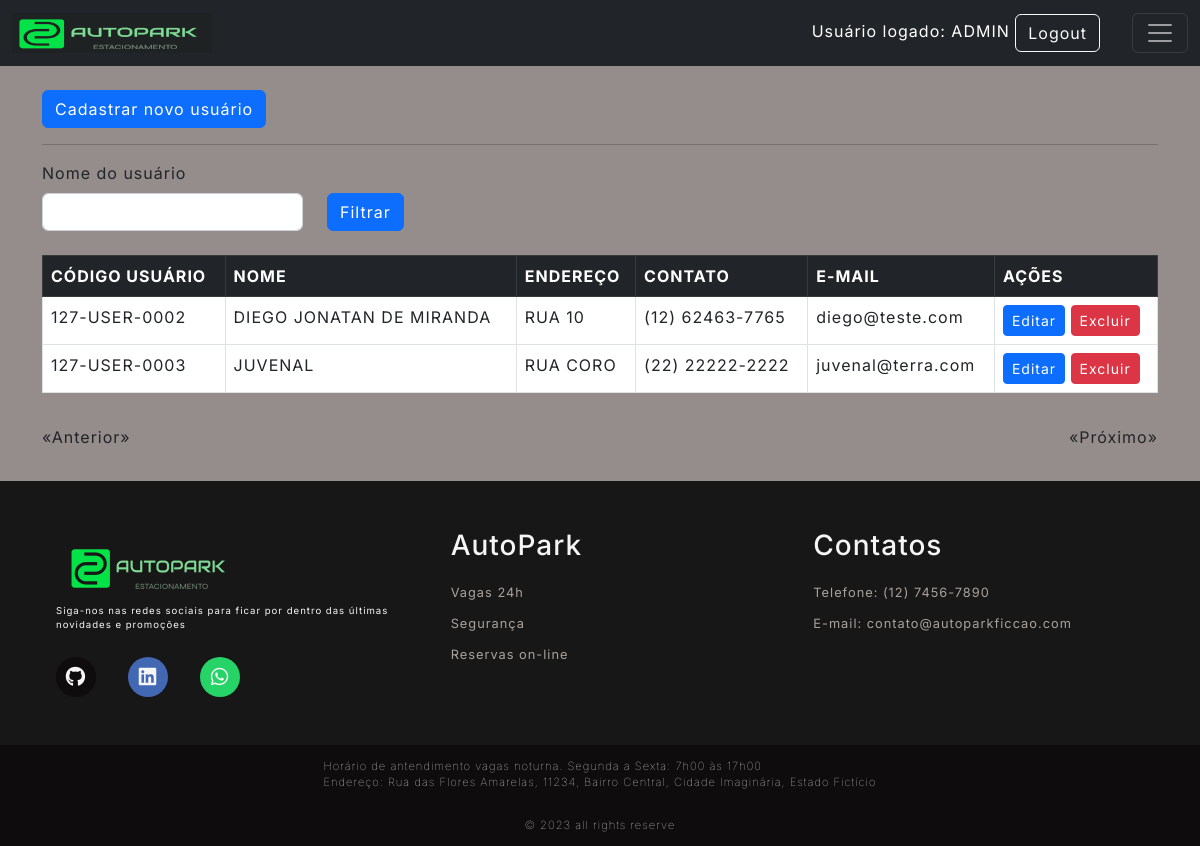
The app's page /user/list (signed in), older data.
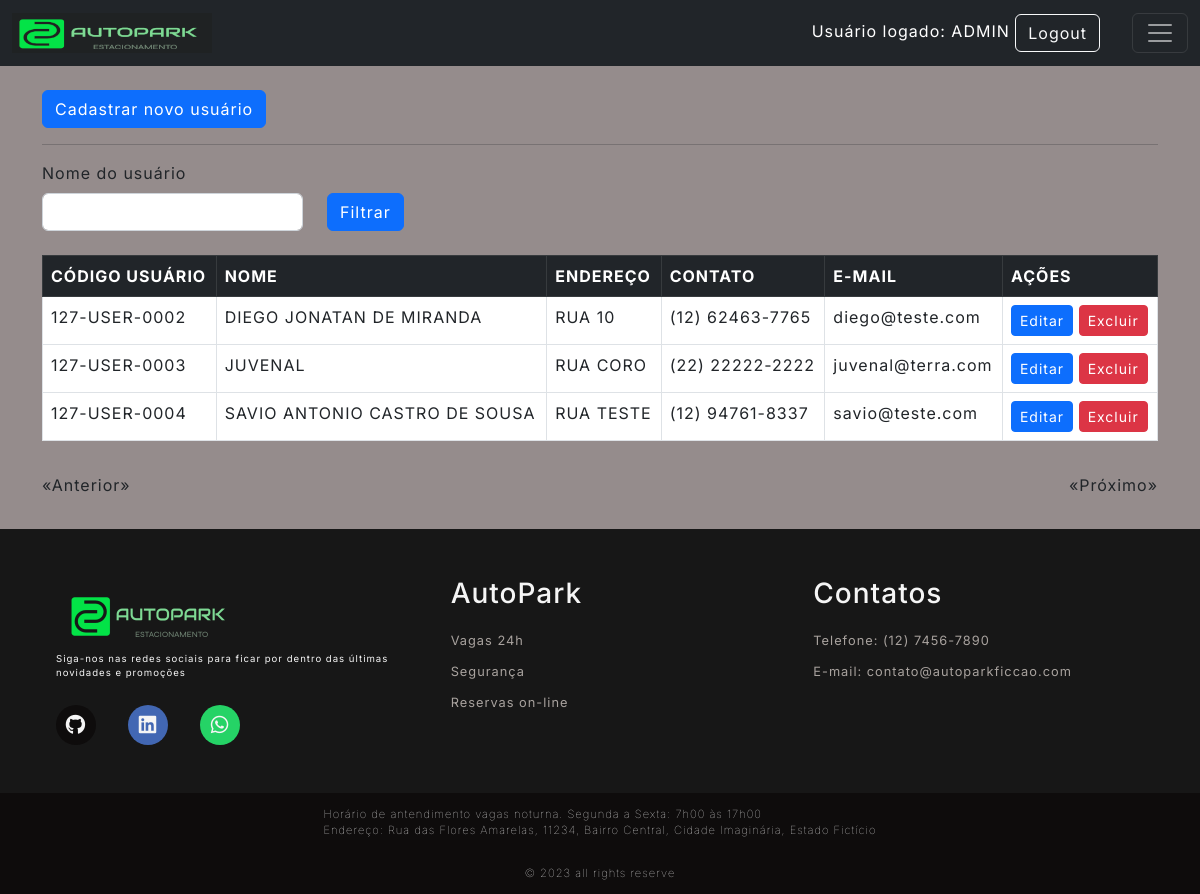
The same page, newer data.
### Src/Model/BancoDados.py (models this page shows, shortened)
class Usuarios(UserMixin,db.Model):
  __tablename__= "Usuarios"
  id = db.Column(db.Integer, primary_key=True, autoincrement=True)
  cpf = db.Column(db.Integer, unique=True)
  codUser = db.Column(db.Integer, unique=True)
  nome = db.Column(db.String(150))
  endereco = db.Column(db.String(150))
  contato = db.Column(db.String(150))
  email = db.Column(db.String(150))
  senha = db.Column(db.String(150))
  status = db.Column(db.String(3))

### Src/View/User.py (the view)
@User.route('/list', defaults={'page': 1}, methods=['GET'])
@User.route('/list/<int:page>', methods=['GET'])
@login_required
def listUser(page):
    _userFilter = request.values.get('nomeUsuario')
    if _userFilter == 'None' or _userFilter is None:
        _userFilter = ""
    return render_template('listaUsuarios.html', listData=UserController.List(page, _userFilter), _nomeUser=_userFilter)

### Src/Controller/Users.py (called while the page is built)
  def List(page, _userFilter, per_page=5):
    if len(_userFilter) < 1:
      query = Usuarios.query.paginate(page=page, per_page=per_page)
    else:
      query = Usuarios.query.filter(Usuarios.nome.like('%'+_userFilter+'%')).paginate(page=page, per_page=per_page)
    queryCount = Usuarios.query.count()
    return {
        "regUser": query,
        "count": queryCount,
        "page": page,
        "per_page": per_page
    }

### Src/View/Login.py (called while the page is built)
@login_manager.user_loader
def load_user(employee_id):
  usuario = Usuarios.query.filter_by(id=employee_id).first()
  return usuario

### Templates/listaUsuarios.html
{% extends 'base.html' %}
{% block conteudo %}
<br>
{% if current_user.status == "ADMIN" %}
<a href="{{url_for('router.user.listCodUser', id=current_user.nome)}}" class="btn btn-primary btn-xs">Cadastrar novo usuário</a>
<hr>
{% endif%}
<div class="row">
  <label class="form-label" for="form3Example4">Nome do usuário</label>
  <form action="{{url_for('router.user.listUser')}}" method="GET">
    <div class="form-group row">
      <div class="form-group col-md-3">
        <input type="text" class="form-control" name="nomeUsuario" value="{{_nomeUser}}">
      </div>
      <div class="col-auto">
        <button type="submit" class="btn btn-primary">Filtrar</button>
      </div>
    </div>
  </form>
</div>
<br>
<div class="bg-white ">
  <table class="table table-bordered table-hover">
    <thead class="table-dark">
      <tr>
        <th scope="col">CÓDIGO USUÁRIO</th>
        <th scope="col">NOME</th>
        <th scope="col">ENDEREÇO</th>
        <th scope="col">CONTATO</th>
        <th scope="col">E-MAIL</th>
        {% if current_user.status == "ADMIN" %}
        <th scope="col">AÇÕES</th>
        {% endif %}
      </tr>
    </thead>
    <tbody>
      {% for registro in listData['regUser'].items %}
      {% if not registro.nome == "ADMIN" %}
      <tr>
        <td>{{registro.codUser}}</td>
        <td>{{registro.nome}}</td>
        <td>{{registro.endereco}}</td>
        <td>{{registro.contato}}</td>
        <td>{{registro.email}}</td>
        {% if current_user.status == "ADMIN" %}
        <td>
          <a href="{{registro.id}}/updateUser" class="btn btn-primary btn-sm" aria-label="Editar usuário {{registro.nome}}">Editar</a>
          <a href="{{registro.id}}/removeUser" onclick="return confirm('Deseja realmente excluir esse registro ?')" class="btn btn-danger btn-sm" aria-label="Excluir usuário {{registro.nome}}">Excluir</a>
        </td>
        {% endif %}
      </tr>
      {% endif %}
      {% endfor %}
    </tbody>
  </table>
</div>
<div class="pagination">
  {% if listData['regUser'].has_prev %}
  <a href="{{listData['regUser'].prev_num}}?nomeUsuario={{_nomeUser}}" aria-label="Página anterior">«Anterior»</a>
  {% else %}
  <p>«Anterior»</p>
  {% endif %}
  {% if listData['regUser'].has_next %}
  <a href="{{listData['regUser'].next_num}}?nomeUsuario={{_nomeUser}}" aria-label="Próxima página">«Próximo»</a>
  {% else %}
  <p>«Próximo»</p>
  {% endif %}
</div>
{% endblock conteudo %}

### Templates/base.html (shortened to what this page needs)
<!DOCTYPE html>
<html lang="pt-br">
    <head>
        <link rel="stylesheet"
            href="https://cdn.jsdelivr.net/npm/bootstrap@5.2.3/dist/css/bootstrap.min.css"
>
        <link rel="stylesheet"
            href="https://cdnjs.cloudflare.com/ajax/libs/font-awesome/6.4.2/css/all.min.css"
 />
        <link rel="stylesheet"
            href="{{url_for('static', filename='style.css')}}">
    </head>
    <body>
        <header>
            {% include 'top.html' %}
        </header>
        <main class="main-auto">
            <div class="container">
                {% block conteudo %}
                {% endblock conteudo %}
            </div>
        </main>
        <footer>
            {% include 'footer.html' %}
        </footer>
    </body>
</html>

### Templates/top.html (shortened to what this page needs)
<div id="containers">
    <nav class="navbar navbar-dark bg-dark">
        <div class="container-fluid">
            <a class="navbar-brand" href="{{url_for('router.home.index')}}">
                <img src="{{url_for('static', filename='Images/LogoNavi.png')}}" alt="Logo" class="logo">
            </a>
            <div class="ms-auto">
                {% if not current_user.nome %}
                <div class="text-end login-button">
                    <a type="button" class="btn btn-outline-light me-2"
                        href="{{url_for('router.login.login')}}">Login</a>
                </div>
                {% else %}
                <div class="text-end me-4 user-info">
                    Usuário logado: {{current_user.nome}}
                    <a type="button" class="btn btn-outline-light me-2"
                        href="{{url_for('router.login.logout')}}">Logout</a>
                </div>
                {% endif %}
            </div>
            <button class="navbar-toggler" type="button" data-bs-toggle="collapse" data-bs-target="#navbarNav" aria-controls="navbarNav" aria-expanded="false" aria-label="Toggle navigation">
                <span class="navbar-toggler-icon"></span>
            </button>
        </div>
    </nav>
</div>

### Templates/footer.html (shortened to what this page needs)
  <div id="footer_content">
      <div id="footer_contacts">
          <img src="{{url_for('static', filename='Images/LogoFooter.png')}}">
          <p>Siga-nos nas redes sociais para ficar por dentro das últimas novidades e promoções</p>
          <div id="footer_social_media">
              <a href="#" class="footer-link" id="github">
                <i class="fa-brands fa-github"></i>
              </a>
              <a href="#" class="footer-link" id="linkedin">
                <i class="fa-brands fa-linkedin"></i>
              </a>
              <a href="#" class="footer-link" id="whatsapp">
                <i class="fa-brands fa-whatsapp"></i>
              </a>
          </div>
      </div>
          <ul class="footer-list">
            <li>              <h3>AutoPark</h3>            </li>
            <li> <a href="#" class="footer-link">Vagas 24h</a>      </li>
            <li>
              <a href="#" class="footer-link">Segurança</a>
            </li>
            <li>
              <a href="#" class="footer-link">Reservas on-line</a>
            </li>
          </ul>
          <ul class="footer-list">
            <li>
              <h3>Contatos</h3>
            </li>
            <li>
              <a class="footer-link">Telefone: (12) 7456-7890</a>
            </li>
            <li>
              <a href="#" class="footer-link">E-mail: contato@autoparkficcao.com</a>
            </li>
          </ul>
  </div>
  <div id="footer_endereco">
    Horário de antendimento vagas noturna. Segunda a Sexta: 7h00 às 17h00
    <br>
    Endereço: Rua das Flores Amarelas, 11234, Bairro Central, Cidade Imaginária, Estado Fictício
  </div>
  <div id="footer_copyright">
      &#169
      2023 all rights reserve
  </div>

### Public/style.css (style rules this page uses)
:root { --color-neutral-0: #0e0c0c; --color-neutral-10: #171717; --color-neutral-30: #a8a29e; --color-neutral-40: #f5f5f5; --color-neutral-50: #958c8c; }
* { font-family: 'Inter', sans-serif; margin: 0; padding: 0; box-sizing: border-box; letter-spacing: 1px; }
body { background: var(--color-neutral-50); display: flex; flex-direction: column; min-height: 100vh; }
main { flex: 1 0 auto; }
footer { bottom: 0; width: 100%; color: var(--color-neutral-40); flex-shrink: 0; }
.footer-link { text-decoration: none; }
#footer_content { background-color: var(--color-neutral-10); display: grid; grid-template-columns: repeat(3, 1fr); padding: 3rem 3.5rem; }
#footer_contacts p { font-size: 0.6rem; }
#footer_social_media { display: flex; gap: 2rem; margin-top: 1.5rem; }
#footer_social_media .footer-link { display: flex; align-items: center; justify-content: center; height: 2.5rem; width: 2.5rem; color: var(--color-neutral-40); border-radius: 50%; transition: all 0.4s; }
#footer_social_media .footer-link i { font-size: 1.25rem; }
#github { background-color: #0e0c0c; }
#linkedin { background-color: #4267b3; }
#whatsapp { background-color: #25d366; }
.footer-list { display: flex; flex-direction: column; gap: 0.75rem; list-style: none; font-size: 0.8rem; }
.footer-list .footer-link { color: var(--color-neutral-30); transition: all 0.4s; }
#footer_copyright { display: flex; justify-content: center; background-color: var(--color-neutral-0); font-size: 0.7rem; padding: 0.8rem; font-weight: 50; }
#footer_endereco { display: flex; justify-content: center; background-color: var(--color-neutral-0); font-size: 0.7rem; padding: 0.8rem; font-weight: 10; }
.logo { width: 200px; height: 40px; }
.user-info { text-align:right; color:white; width:300px; }
.pagination { display: flex; justify-content: space-between; align-items: center; padding: 1em 0; }
.user-info { text-align: right; color: white; width: 600px; white-space: nowrap; overflow: hidden; text-overflow: ellipsis; }

Row changes from the older to the newer data that the page shows:
added Usuarios: codUser "127-USER-0004", nome "SAVIO ANTONIO CASTRO DE SOUSA", endereco "RUA TESTE", contato "(12) 94761-8337", email "savio@teste.com"
